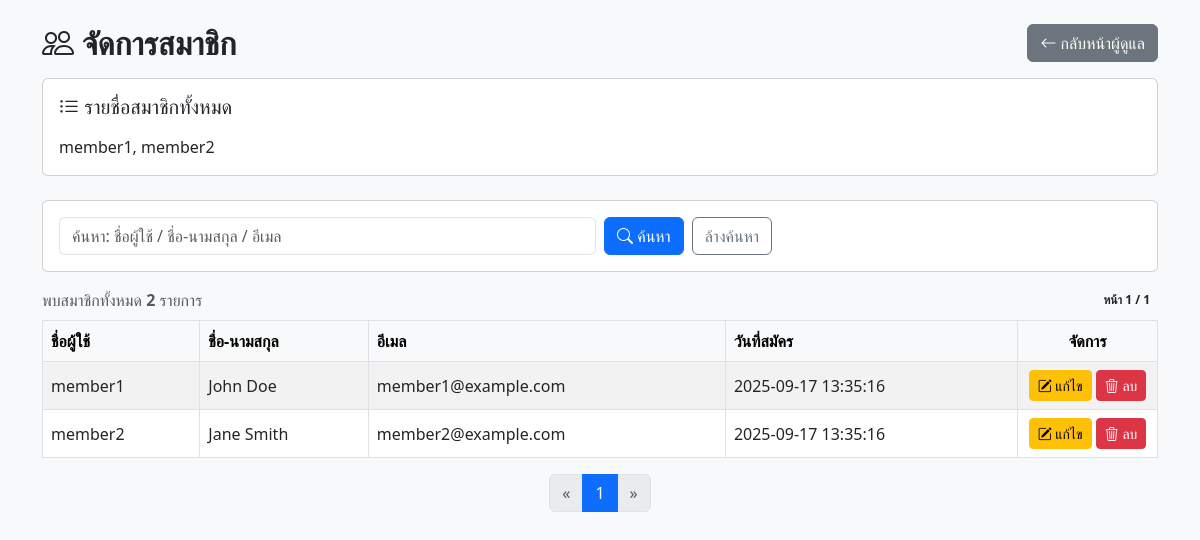
The page /admin/users.php (signed in) on the database its author committed.
### tables this page shows
CREATE TABLE `users` (
`user_id` int(11) NOT NULL,
`username` varchar(50) NOT NULL,
`password` varchar(255) NOT NULL,
`email` varchar(100) NOT NULL,
`full_name` varchar(100) DEFAULT NULL,
`role` enum('admin','member') DEFAULT 'member',
`created_at` timestamp NOT NULL DEFAULT current_timestamp()
);

### admin/users.php (the view, shortened to what this page needs)
<?php
require '../config.php';
if ($conn instanceof PDO) {
    $conn->setAttribute(PDO::ATTR_ERRMODE, PDO::ERRMODE_EXCEPTION);
}
$q = trim($_GET['q'] ?? '');
$page = max(1, (int)($_GET['page'] ?? 1));
$perPage = 10;
$offset = ($page - 1) * $perPage;
$where = "WHERE role = 'member'";
$params = [];
$sqlCount = "SELECT COUNT(*) FROM users $where";
$stmt = $conn->prepare($sqlCount);
$stmt->execute($params);
$total = (int)$stmt->fetchColumn();
$pages = max(1, (int)ceil($total / $perPage));
$perPage = (int)$perPage;
$offset  = (int)$offset;
$sql = "SELECT user_id, username, full_name, email, created_at
        FROM users
        $where
        ORDER BY created_at DESC
        LIMIT $perPage OFFSET $offset";
$stmt = $conn->prepare($sql);
$stmt->execute($params);
$users = $stmt->fetchAll(PDO::FETCH_ASSOC);
$stmt = $conn->prepare("SELECT username FROM users WHERE role='member' ORDER BY username ASC");
$stmt->execute();
$allUsernames = $stmt->fetchAll(PDO::FETCH_COLUMN);
function build_page_link($q, $pageNum) {
    $query = array_filter([
        'q'    => $q !== '' ? $q : null,
        'page' => $pageNum > 1 ? $pageNum : null
    ]);
    return 'users.php' . (empty($query) ? '' : '?' . http_build_query($query));
}
?>
<!DOCTYPE html>
<html lang="th">
<head>
<link href="https://cdn.jsdelivr.net/npm/bootstrap@5.3.0/dist/css/bootstrap.min.css" rel="stylesheet">
<link href="https://cdn.jsdelivr.net/npm/bootstrap-icons/font/bootstrap-icons.css" rel="stylesheet">
</head>
<body class="container py-4">
  <div class="d-flex align-items-center justify-content-between mb-3">
    <h2 class="mb-0 fw-bold"><i class="bi bi-people me-2"></i>จัดการสมาชิก</h2>
    <a href="index.php" class="btn btn-secondary"><i class="bi bi-arrow-left"></i> กลับหน้าผู้ดูแล</a>
  </div>
  <div class="card card-hover mb-4">
    <div class="card-body">
      <h5 class="card-title mb-3"><i class="bi bi-list-ul"></i> รายชื่อสมาชิกทั้งหมด</h5>
      <?php if (empty($allUsernames)): ?>
        <div class="text-muted">ยังไม่มีสมาชิกในระบบ</div>
      <?php else: ?>
        <p class="mb-0">
          <?= implode(', ', array_map('htmlspecialchars', $allUsernames)) ?>
        </p>
      <?php endif; ?>
    </div>
  </div>
  <div class="card card-hover mb-3">
    <div class="card-body">
      <form class="row g-2" method="get" action="users.php">
        <div class="col-md-6">
          <input type="text" name="q" value="<?= htmlspecialchars($q) ?>" class="form-control" placeholder="ค้นหา: ชื่อผู้ใช้ / ชื่อ-นามสกุล / อีเมล">
        </div>
        <div class="col-md-6 d-flex gap-2">
          <button class="btn btn-primary"><i class="bi bi-search"></i> ค้นหา</button>
          <a href="users.php" class="btn btn-outline-secondary">ล้างค้นหา</a>
        </div>
      </form>
    </div>
  </div>
  <div class="d-flex justify-content-between align-items-center mb-2">
    <div class="text-muted">พบสมาชิกทั้งหมด <span class="fw-semibold"><?= number_format($total) ?></span> รายการ</div>
    <div class="badge bg-light text-dark">หน้า <?= $page ?> / <?= $pages ?></div>
  </div>
  <?php if ($total === 0): ?>
    <div class="alert alert-warning"><i class="bi bi-exclamation-circle"></i> ยังไม่มีสมาชิกในระบบ</div>
  <?php else: ?>
    <div class="table-responsive">
      <table class="table table-striped table-bordered align-middle bg-white">
        <thead class="table-light">
          <tr>
            <th>ชื่อผู้ใช้</th>
            <th>ชื่อ-นามสกุล</th>
            <th>อีเมล</th>
            <th>วันที่สมัคร</th>
            <th class="text-center" style="width:140px;">จัดการ</th>
          </tr>
        </thead>
        <tbody>
        <?php foreach ($users as $u): ?>
          <tr>
            <td><?= htmlspecialchars($u['username'] ?? '') ?></td>
            <td><?= htmlspecialchars($u['full_name'] ?? '') ?></td>
            <td><?= htmlspecialchars($u['email'] ?? '') ?></td>
            <td><?= htmlspecialchars($u['created_at'] ?? '') ?></td>
            <td class="text-center">
              <a href="edit_user.php?id=<?= (int)$u['user_id'] ?>" class="btn btn-sm btn-warning">
                <i class="bi bi-pencil-square"></i> แก้ไข
              </a>
              <button type="button"
                      class="delete-button btn btn-danger btn-sm"
                      data-user-id="<?= (int)$u['user_id'] ?>">
                <i class="bi bi-trash3"></i> ลบ
              </button>
            </td>
          </tr>
        <?php endforeach; ?>
        </tbody>
      </table>
    </div>
    <nav>
      <ul class="pagination justify-content-center">
        <li class="page-item <?= $page <= 1 ? 'disabled' : '' ?>">
          <a class="page-link" href="<?= build_page_link($q, max(1, $page - 1)) ?>">«</a>
        </li>
        <?php
          $start = max(1, $page - 2);
          $end   = min($pages, $page + 2);
          for ($i = $start; $i <= $end; $i++):
        ?>
          <li class="page-item <?= $i === $page ? 'active' : '' ?>">
            <a class="page-link" href="<?= build_page_link($q, $i) ?>"><?= $i ?></a>
          </li>
        <?php endfor; ?>
        <li class="page-item <?= $page >= $pages ? 'disabled' : '' ?>">
          <a class="page-link" href="<?= build_page_link($q, min($pages, $page + 1)) ?>">»</a>
        </li>
      </ul>
    </nav>
  <?php endif; ?>
</body>
</html>

### admin/users.php (style rules this page uses)
body { background:#f8f9fa; }
.card-hover { transition:transform .15s, box-shadow .15s; }
.table thead th { white-space: nowrap; }

### rows shown on the page
users: username "member1", full_name "John Doe", email "member1@example.com", created_at "2025-09-17 13:35:16"
users: username "member2", full_name "Jane Smith", email "member2@example.com", created_at "2025-09-17 13:35:16"

### other values the page prints
implode(', ', array_map('htmlspecialchars', $allUsernames)) "member1, member2"
$total "2"
$page "1"
$pages "1"
